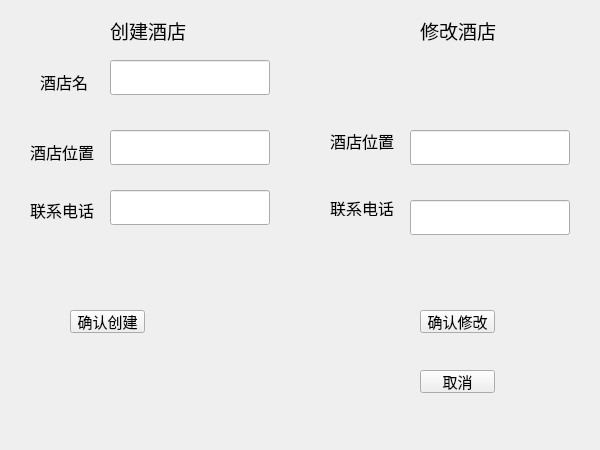
<?xml version="1.0" encoding="UTF-8"?>
<ui version="4.0">
 <class>sethotelwindow</class>
 <widget class="QWidget" name="sethotelwindow">
  <property name="geometry">
   <rect>
    <x>0</x>
    <y>0</y>
    <width>600</width>
    <height>450</height>
   </rect>
  </property>
  <property name="windowTitle">
   <string>Form</string>
  </property>
  <widget class="QLabel" name="label">
   <property name="geometry">
    <rect>
     <x>40</x>
     <y>70</y>
     <width>71</width>
     <height>21</height>
    </rect>
   </property>
   <property name="font">
    <font>
     <family>华文行楷</family>
     <pointsize>11</pointsize>
    </font>
   </property>
   <property name="text">
    <string>&lt;html&gt;&lt;head/&gt;&lt;body&gt;&lt;p&gt;&lt;span style=&quot; font-size:12pt;&quot;&gt;酒店名&lt;/span&gt;&lt;/p&gt;&lt;/body&gt;&lt;/html&gt;</string>
   </property>
  </widget>
  <widget class="QLineEdit" name="lineEdit">
   <property name="geometry">
    <rect>
     <x>110</x>
     <y>60</y>
     <width>160</width>
     <height>35</height>
    </rect>
   </property>
   <property name="sizeIncrement">
    <size>
     <width>0</width>
     <height>30</height>
    </size>
   </property>
   <property name="baseSize">
    <size>
     <width>0</width>
     <height>0</height>
    </size>
   </property>
   <property name="font">
    <font>
     <family>华文行楷</family>
     <pointsize>11</pointsize>
    </font>
   </property>
   <property name="text">
    <string/>
   </property>
  </widget>
  <widget class="QLabel" name="label_2">
   <property name="geometry">
    <rect>
     <x>30</x>
     <y>140</y>
     <width>71</width>
     <height>21</height>
    </rect>
   </property>
   <property name="font">
    <font>
     <family>华文行楷</family>
     <pointsize>11</pointsize>
    </font>
   </property>
   <property name="text">
    <string>&lt;html&gt;&lt;head/&gt;&lt;body&gt;&lt;p&gt;&lt;span style=&quot; font-size:12pt;&quot;&gt;酒店位置&lt;/span&gt;&lt;/p&gt;&lt;/body&gt;&lt;/html&gt;</string>
   </property>
  </widget>
  <widget class="QLineEdit" name="lineEdit_2">
   <property name="geometry">
    <rect>
     <x>110</x>
     <y>130</y>
     <width>160</width>
     <height>35</height>
    </rect>
   </property>
   <property name="font">
    <font>
     <family>华文行楷</family>
     <pointsize>11</pointsize>
    </font>
   </property>
   <property name="text">
    <string/>
   </property>
  </widget>
  <widget class="QLabel" name="label_3">
   <property name="geometry">
    <rect>
     <x>30</x>
     <y>190</y>
     <width>101</width>
     <height>41</height>
    </rect>
   </property>
   <property name="font">
    <font>
     <family>华文行楷</family>
     <pointsize>11</pointsize>
    </font>
   </property>
   <property name="text">
    <string>&lt;html&gt;&lt;head/&gt;&lt;body&gt;&lt;p&gt;&lt;span style=&quot; font-size:12pt;&quot;&gt;联系电话&lt;/span&gt;&lt;/p&gt;&lt;/body&gt;&lt;/html&gt;</string>
   </property>
  </widget>
  <widget class="QLineEdit" name="lineEdit_3">
   <property name="geometry">
    <rect>
     <x>110</x>
     <y>190</y>
     <width>160</width>
     <height>35</height>
    </rect>
   </property>
   <property name="font">
    <font>
     <family>华文行楷</family>
     <pointsize>11</pointsize>
    </font>
   </property>
  </widget>
  <widget class="QPushButton" name="pushButton">
   <property name="geometry">
    <rect>
     <x>70</x>
     <y>310</y>
     <width>75</width>
     <height>23</height>
    </rect>
   </property>
   <property name="font">
    <font>
     <family>华文行楷</family>
     <pointsize>11</pointsize>
    </font>
   </property>
   <property name="text">
    <string>确认创建</string>
   </property>
  </widget>
  <widget class="QPushButton" name="exit">
   <property name="geometry">
    <rect>
     <x>420</x>
     <y>370</y>
     <width>75</width>
     <height>23</height>
    </rect>
   </property>
   <property name="font">
    <font>
     <family>华文行楷</family>
     <pointsize>11</pointsize>
    </font>
   </property>
   <property name="text">
    <string>取消</string>
   </property>
  </widget>
  <widget class="QLabel" name="label_4">
   <property name="geometry">
    <rect>
     <x>110</x>
     <y>20</y>
     <width>91</width>
     <height>21</height>
    </rect>
   </property>
   <property name="font">
    <font>
     <family>华文行楷</family>
     <pointsize>14</pointsize>
    </font>
   </property>
   <property name="text">
    <string>创建酒店</string>
   </property>
  </widget>
  <widget class="QLabel" name="label_5">
   <property name="geometry">
    <rect>
     <x>420</x>
     <y>20</y>
     <width>81</width>
     <height>21</height>
    </rect>
   </property>
   <property name="font">
    <font>
     <family>华文行楷</family>
     <pointsize>14</pointsize>
    </font>
   </property>
   <property name="text">
    <string>修改酒店</string>
   </property>
  </widget>
  <widget class="QLabel" name="label_7">
   <property name="geometry">
    <rect>
     <x>330</x>
     <y>120</y>
     <width>101</width>
     <height>41</height>
    </rect>
   </property>
   <property name="font">
    <font>
     <family>华文行楷</family>
     <pointsize>12</pointsize>
    </font>
   </property>
   <property name="text">
    <string>酒店位置</string>
   </property>
  </widget>
  <widget class="QLabel" name="label_8">
   <property name="geometry">
    <rect>
     <x>330</x>
     <y>200</y>
     <width>71</width>
     <height>16</height>
    </rect>
   </property>
   <property name="font">
    <font>
     <family>华文行楷</family>
     <pointsize>12</pointsize>
    </font>
   </property>
   <property name="text">
    <string>联系电话</string>
   </property>
  </widget>
  <widget class="QLineEdit" name="lineEdit_5">
   <property name="geometry">
    <rect>
     <x>410</x>
     <y>130</y>
     <width>160</width>
     <height>35</height>
    </rect>
   </property>
   <property name="font">
    <font>
     <family>华文行楷</family>
     <pointsize>11</pointsize>
    </font>
   </property>
  </widget>
  <widget class="QLineEdit" name="lineEdit_6">
   <property name="geometry">
    <rect>
     <x>410</x>
     <y>200</y>
     <width>160</width>
     <height>35</height>
    </rect>
   </property>
   <property name="font">
    <font>
     <family>华文行楷</family>
     <pointsize>11</pointsize>
    </font>
   </property>
  </widget>
  <widget class="QPushButton" name="change">
   <property name="geometry">
    <rect>
     <x>420</x>
     <y>310</y>
     <width>75</width>
     <height>23</height>
    </rect>
   </property>
   <property name="font">
    <font>
     <family>华文行楷</family>
     <pointsize>11</pointsize>
    </font>
   </property>
   <property name="text">
    <string>确认修改</string>
   </property>
  </widget>
 </widget>
 <resources/>
 <connections>
  <connection>
   <sender>exit</sender>
   <signal>clicked()</signal>
   <receiver>sethotelwindow</receiver>
   <slot>close()</slot>
   <hints>
    <hint type="sourcelabel">
     <x>487</x>
     <y>381</y>
    </hint>
    <hint type="destinationlabel">
     <x>299</x>
     <y>224</y>
    </hint>
   </hints>
  </connection>
 </connections>
</ui>
